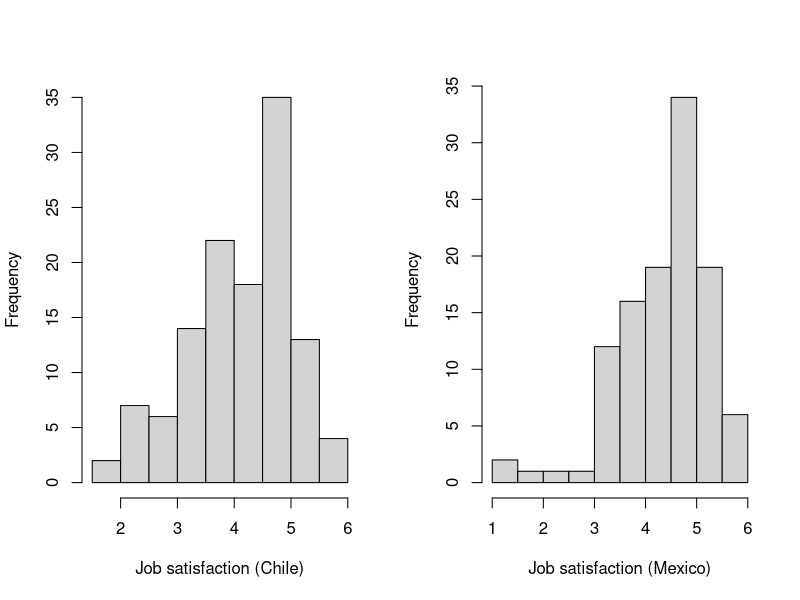

Source code (R):
## jobsat1 data set ##

# Importing data #
setwd("/Users/miguel/Dropbox/STAT-2017")
jobsat <- read.csv("Data/jobsat1.csv")
str(jobsat)

# Formula #
fm = sat ~ country

# t test (equal variances) #
df1 <- jobsat[jobsat$country!="SP", ]
t.test(formula=fm, data=df1, var.equal=T)

# t test (alternative) #
t.test(formula=fm, data=df1, var.equal=F)

# Group distributions #
par(mfrow=c(1,2))
hist(jobsat$sat[jobsat$country=="CH"], main="",
 xlab="Job satisfaction (Chile)")
hist(jobsat$sat[jobsat$country=="ME"],
  main="", xlab="Job satisfaction (Mexico)")

